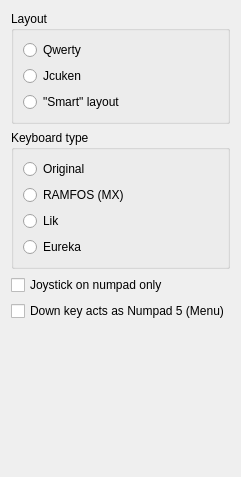
     <widget class="QWidget" name="keybTab">
      <attribute name="title">
       <string>Keyboard</string>
      </attribute>
      <layout class="QVBoxLayout" name="verticalLayout_15">
       <item>
        <widget class="QGroupBox" name="layoutGroupBox">
         <property name="title">
          <string>Layout</string>
         </property>
         <layout class="QVBoxLayout" name="verticalLayout_13">
          <item>
           <widget class="QRadioButton" name="qwertyRadioButton">
            <property name="text">
             <string notr="true">Qwerty</string>
            </property>
           </widget>
          </item>
          <item>
           <widget class="QRadioButton" name="jcukenRadioButton">
            <property name="text">
             <string>Jcuken</string>
            </property>
           </widget>
          </item>
          <item>
           <widget class="QRadioButton" name="smartRadioButton">
            <property name="text">
             <string>&quot;Smart&quot; layout</string>
            </property>
           </widget>
          </item>
         </layout>
        </widget>
       </item>
       <item>
        <widget class="QGroupBox" name="kbdTypeGroupBox">
         <property name="title">
          <string>Keyboard type</string>
         </property>
         <layout class="QVBoxLayout" name="verticalLayout_14">
          <item>
           <widget class="QRadioButton" name="kbdOriginalRadioButton">
            <property name="text">
             <string>Original</string>
            </property>
           </widget>
          </item>
          <item>
           <widget class="QRadioButton" name="kbdRamfosRadioButton">
            <property name="text">
             <string notr="true">RAMFOS (MX)</string>
            </property>
           </widget>
          </item>
          <item>
           <widget class="QRadioButton" name="kbdLikRadioButton">
            <property name="text">
             <string>Lik</string>
            </property>
           </widget>
          </item>
          <item>
           <widget class="QRadioButton" name="kbdEurekaRadioButton">
            <property name="text">
             <string notr="true">Eureka</string>
            </property>
           </widget>
          </item>
         </layout>
        </widget>
       </item>
       <item>
        <widget class="QCheckBox" name="numpadJoystickCheckBox">
         <property name="toolTip">
          <string>Joystick only assigned to arrow keys, 5 and Ins on the numpad instead of combining with keyboard arrows, Space and Enter</string>
         </property>
         <property name="text">
          <string>Joystick on numpad only</string>
         </property>
        </widget>
       </item>
       <item>
        <widget class="QCheckBox" name="downAsNumpad5CheckBox">
         <property name="text">
          <string>Down key acts as Numpad 5 (Menu)</string>
         </property>
        </widget>
       </item>
       <item>
        <spacer name="verticalSpacer_7">
         <property name="orientation">
          <enum>Qt::Vertical</enum>
         </property>
         <property name="sizeHint" stdset="0">
          <size>
           <width>20</width>
           <height>145</height>
          </size>
         </property>
        </spacer>
       </item>
      </layout>
     </widget>
